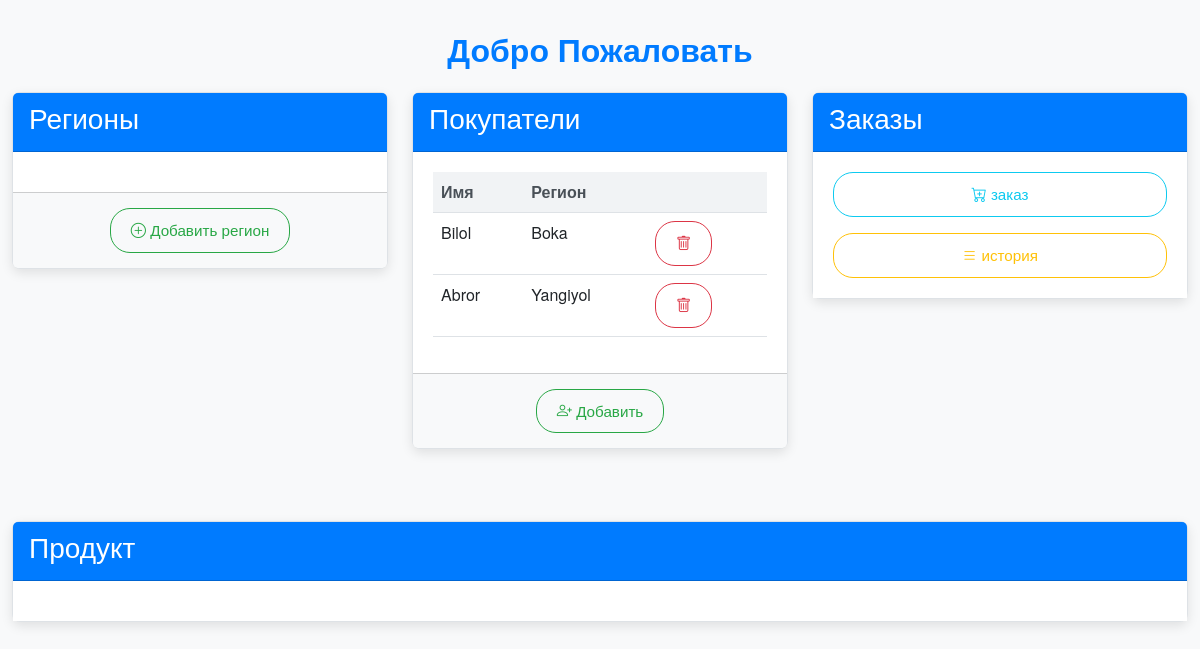
The app's page /customers/ with its own data.
### store/models.py (models this page shows, shortened)
class Customer(models.Model):
    name = models.CharField(max_length=200)
    number = models.IntegerField(unique=True)
    region = models.ForeignKey(Region, on_delete=models.CASCADE, related_name='customers')

class Region(models.Model):
    name = models.CharField(max_length=100, unique=True)

### store/views.py (the view)
# urls.py: path('customers/', views.customer_list, name='customer_list'),
def customer_list(request):
    customers = Customer.objects.all()
    return render(request, 'store/customer_list.html', {'customers': customers})

### store/templates/store/customer_list.html (shortened to what this page needs)
{% extends 'store/base.html' %}

### store/templates/store/base.html (shortened to what this page needs)
<!DOCTYPE html>
<html lang="en">
<head>
    <link rel="stylesheet" href="https://cdn.jsdelivr.net/npm/bootstrap@5.3.0/dist/css/bootstrap.min.css">
    <link href="https://cdnjs.cloudflare.com/ajax/libs/bootstrap-icons/1.8.1/font/bootstrap-icons.min.css" rel="stylesheet">
</head>
<body>
<div class="container">
    <header class="text-center mb-4">
        <h1 class="header-title">Добро Пожаловать</h1>
    </header>
    <div class="row">
        <div class="col-md-4 mb-4">
            <div class="card">
                <div class="card-header">
                    <h3>Регионы</h3>
                </div>
                <div class="card-body">
                </div>
                <div class="card-footer">
                    <a href="{% url 'store:region_create' %}" class="btn btn-outline-success btn-sm">
                        <i class="bi bi-plus-circle"></i> Добавить регион
                    </a>
                </div>
            </div>
        </div>
        <div class="col-md-4 mb-4">
            <div class="card">
                <div class="card-header">
                    <h3>Покупатели</h3>
                </div>
                <div class="card-body">
                    <table class="table table-hover">
                        <thead>
                        <tr>
                            <th>Имя</th>
                            <th>Регион</th>
                            <th></th>
                        </tr>
                        </thead>
                        <tbody id="customer-table-body">
                        {% for customer in customers %}
                            <tr>
                                <td>{{ customer.name }}</td>
                                <td>{{ customer.region.name }}</td>
                                <td>
                                    <form action="{% url 'store:customer_delete' customer.id %}" method="post">
                                        <button type="submit" class="btn btn-outline-danger btn-sm"
                                                onclick="return confirm('Are you sure you want to delete this customer?')">
                                            <i class="bi bi-trash"></i>
                                        </button>
                                    </form>
                                </td>
                            </tr>
                        {% endfor %}
                        </tbody>
                    </table>
                </div>
                <div class="card-footer">
                    <a href="{% url 'store:customer_create' %}" class="btn btn-outline-success btn-sm">
                        <i class="bi bi-person-plus"></i> Добавить
                    </a>
                </div>
            </div>
        </div>
        <div class="col-md-4 mb-4">
            <div class="card">
                <div class="card-header">
                    <h3>Заказы</h3>
                </div>
                <div class="card-body d-flex flex-column justify-content-center align-items-center">
                    <a href="{% url 'store:purchase_create' %}" class="btn btn-outline-info w-100 mb-3">
                        <i class="bi bi-cart-plus"></i> заказ
                    </a>
                    <a href="{% url 'store:purchase_list' %}" class="btn btn-outline-warning w-100">
                        <i class="bi bi-list"></i> история
                    </a>
                </div>
            </div>
        </div>
    </div>
    <div class="row mt-5">
        <div class="col-12">
            <div class="card">
                <div class="card-header">
                    <h3>Продукт</h3>
                </div>
                <div class="card-body">
                </div>
            </div>
        </div>
    </div>
</div>
</body>
</html>

### store/templates/store/base.html (style rules this page uses)
body { background-color: #f8f9fa; font-family: 'Helvetica Neue', Arial, sans-serif; color: #343a40; }
.container { max-width: 1200px; margin-top: 30px; }
.card { border-radius: 8px; border: 1px solid #dee2e6; box-shadow: 0 4px 12px rgba(0, 0, 0, 0.1); transition: transform 0.3s ease, box-shadow 0.3s ease; }
.card-header { background-color: #007bff; color: white; font-size: 1.2rem; font-weight: 500; }
.card-body { padding: 20px; background-color: #ffffff; }
.card-footer { background-color: #f8f9fa; padding: 15px; text-align: center; }
.btn { border-radius: 20px; padding: 10px 20px; font-size: 0.95rem; transition: transform 0.3s ease, box-shadow 0.3s ease; }
.btn-outline-danger { color: #dc3545; border: 1px solid #dc3545; }
.btn-outline-success { color: #28a745; border: 1px solid #28a745; }
.header-title { color: #007bff; font-weight: 700; font-size: 2rem; }
.table th { background-color: #f1f3f5; font-weight: 600; color: #495057; }

### records on screen
Customer: name "Bilol", region.name "Boka"
Customer: name "Abror", region.name "Yangiyol"
